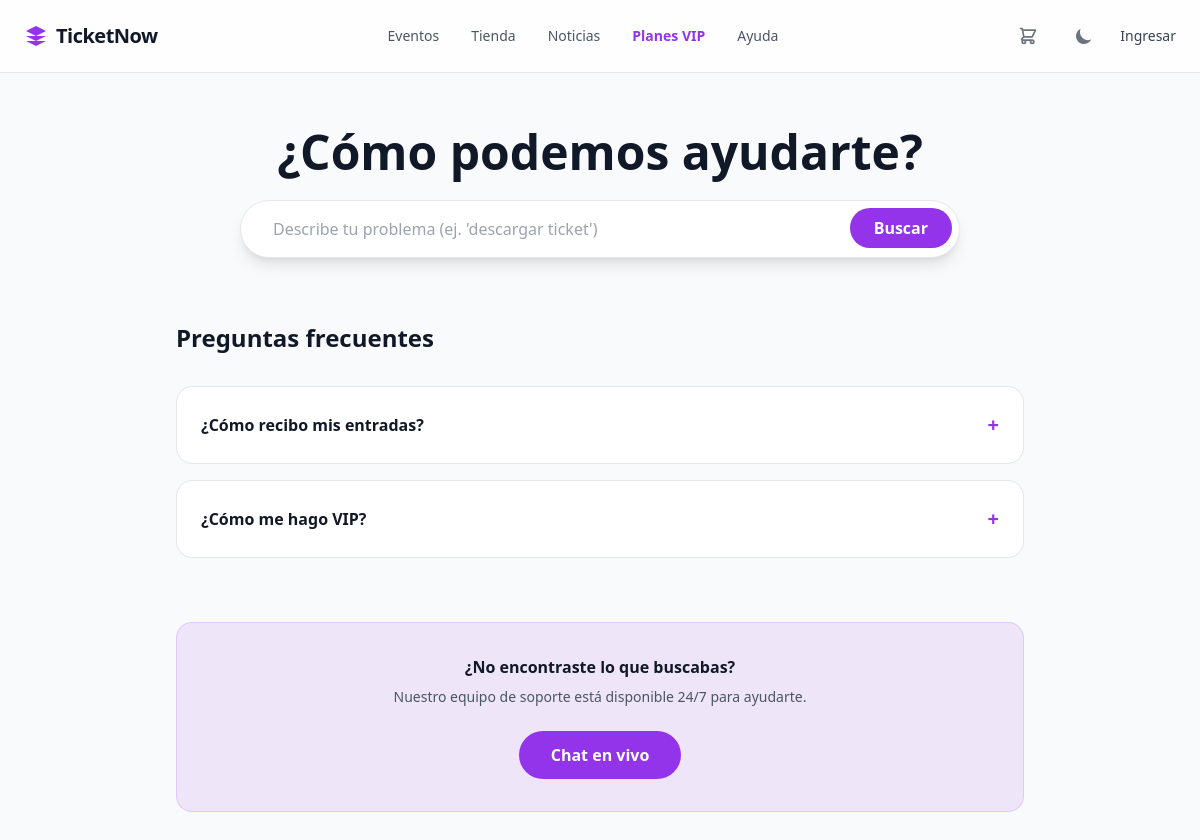
Screenshot of /ayuda with the database file from the repository.
### models.py (models this page shows)
class PreguntaFrecuente(db.Model):
    __tablename__ = 'PreguntaFrecuente'
    id = db.Column(db.Integer, primary_key=True, autoincrement=True)
    pregunta = db.Column(db.String(255), nullable=False)
    respuesta = db.Column(db.Text, nullable=False)
    activo = db.Column(db.Boolean, default=True)

### app.py (the view)
@app.route('/ayuda')
def ayuda():
    user = get_current_user()
    faqs = PreguntaFrecuente.query.filter_by(activo=True).all()
    return render_template('ayuda.html', usuario=user, faqs=faqs)

### app.py (called while the page is built)
def get_current_user():
    if 'userId' in session:
        return Usuario.query.get(session['userId'])
    return None

### templates/ayuda.html (shortened to what this page needs)
{% extends 'base.html' %}
{% block content %}
<main class="pt-32 pb-20 min-h-screen bg-gray-50 dark:bg-[#0a0a0e] transition-colors duration-300">
    <section class="max-w-3xl px-6 mx-auto mb-16 text-center">
        <h1 class="mb-6 text-4xl font-extrabold text-gray-900 md:text-5xl dark:text-white">¿Cómo podemos ayudarte?</h1>
        <div class="relative">
            <input type="text" id="search-faq" placeholder="Describe tu problema (ej. 'descargar ticket')"
                class="w-full bg-white dark:bg-[#12121a] border border-gray-200 dark:border-white/5 rounded-full py-4 px-8 text-gray-900 dark:text-white shadow-lg focus:outline-none focus:ring-2 focus:ring-purple-500 transition">
            <button id="btn-search-faq" class="absolute px-6 py-2 font-bold text-white transition bg-purple-600 rounded-full right-2 top-2 hover:bg-purple-700">
                Buscar
            </button>
        </div>
    </section>
    <section class="max-w-4xl px-6 mx-auto">
        <h2 class="mb-8 text-2xl font-bold text-gray-900 dark:text-white">Preguntas frecuentes</h2>
        <div class="space-y-4">
            {% for faq in faqs %}
                <div class="faq-item bg-white dark:bg-[#12121a] border border-gray-200 dark:border-white/5 rounded-2xl overflow-hidden transition-colors">
                    <button class="flex items-center justify-between w-full p-6 font-semibold text-left text-gray-900 dark:text-white">
                        {{ faq.pregunta }}
                        <span class="text-xl font-bold text-purple-600 transition faq-icon dark:text-purple-400">+</span>
                    </button>
                </div>
            {% endfor %}
        </div>
        <div class="p-8 mt-16 text-center border bg-purple-600/10 border-purple-500/20 rounded-2xl">
            <h3 class="mb-2 font-bold text-gray-900 dark:text-white">¿No encontraste lo que buscabas?</h3>
            <p class="mb-6 text-sm text-gray-600 dark:text-gray-400">Nuestro equipo de soporte está disponible 24/7 para ayudarte.</p>
            <button class="px-8 py-3 font-bold text-white transition bg-purple-600 rounded-full hover:bg-purple-700">
                Chat en vivo
            </button>
        </div>
    </section>
</main>
{% endblock %}

### templates/base.html (style rules this page uses)
html, body { margin: 0; width: 100%; height: 100%; }

### rows the page displays
PreguntaFrecuente: pregunta "¿Cómo recibo mis entradas?"
PreguntaFrecuente: pregunta "¿Cómo me hago VIP?"
